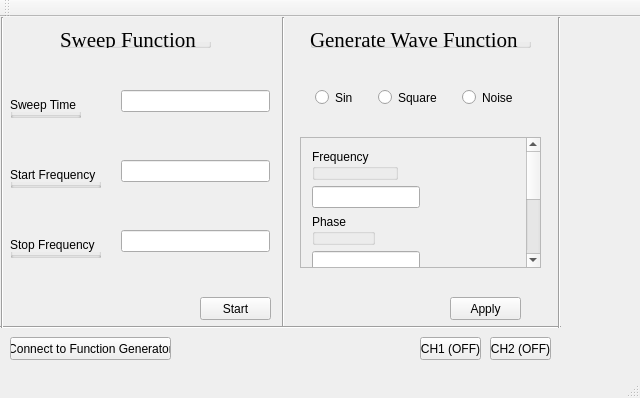
<?xml version="1.0" encoding="UTF-8"?>
<ui version="4.0">
 <class>MainWindow</class>
 <widget class="QMainWindow" name="MainWindow">
  <property name="geometry">
   <rect>
    <x>0</x>
    <y>0</y>
    <width>640</width>
    <height>398</height>
   </rect>
  </property>
  <property name="windowTitle">
   <string>MainWindow</string>
  </property>
  <widget class="QWidget" name="centralWidget">
   <widget class="QPushButton" name="Connect">
    <property name="geometry">
     <rect>
      <x>10</x>
      <y>320</y>
      <width>161</width>
      <height>23</height>
     </rect>
    </property>
    <property name="text">
     <string>Connect to Function Generator</string>
    </property>
   </widget>
   <widget class="QWidget" name="widget_3" native="true">
    <property name="geometry">
     <rect>
      <x>290</x>
      <y>60</y>
      <width>255</width>
      <height>41</height>
     </rect>
    </property>
    <layout class="QHBoxLayout" name="horizontalLayout_2">
     <item>
      <widget class="QRadioButton" name="radiosin">
       <property name="sizePolicy">
        <sizepolicy hsizetype="Fixed" vsizetype="Fixed">
         <horstretch>0</horstretch>
         <verstretch>0</verstretch>
        </sizepolicy>
       </property>
       <property name="text">
        <string>Sin</string>
       </property>
       <attribute name="buttonGroup">
        <string notr="true">buttonGroup</string>
       </attribute>
      </widget>
     </item>
     <item>
      <widget class="QRadioButton" name="radiosquare">
       <property name="sizePolicy">
        <sizepolicy hsizetype="Fixed" vsizetype="Fixed">
         <horstretch>0</horstretch>
         <verstretch>0</verstretch>
        </sizepolicy>
       </property>
       <property name="text">
        <string>Square</string>
       </property>
       <attribute name="buttonGroup">
        <string notr="true">buttonGroup</string>
       </attribute>
      </widget>
     </item>
     <item>
      <widget class="QRadioButton" name="radionoise">
       <property name="sizePolicy">
        <sizepolicy hsizetype="Fixed" vsizetype="Fixed">
         <horstretch>0</horstretch>
         <verstretch>0</verstretch>
        </sizepolicy>
       </property>
       <property name="text">
        <string>Noise</string>
       </property>
       <attribute name="buttonGroup">
        <string notr="true">buttonGroup</string>
       </attribute>
      </widget>
     </item>
    </layout>
   </widget>
   <widget class="QPushButton" name="Start">
    <property name="geometry">
     <rect>
      <x>200</x>
      <y>280</y>
      <width>71</width>
      <height>23</height>
     </rect>
    </property>
    <property name="text">
     <string>Start</string>
    </property>
   </widget>
   <widget class="QPushButton" name="wavestart">
    <property name="geometry">
     <rect>
      <x>450</x>
      <y>280</y>
      <width>71</width>
      <height>23</height>
     </rect>
    </property>
    <property name="text">
     <string>Apply</string>
    </property>
   </widget>
   <widget class="QWidget" name="widget" native="true">
    <property name="geometry">
     <rect>
      <x>110</x>
      <y>20</y>
      <width>171</width>
      <height>271</height>
     </rect>
    </property>
    <property name="sizePolicy">
     <sizepolicy hsizetype="Fixed" vsizetype="Fixed">
      <horstretch>0</horstretch>
      <verstretch>0</verstretch>
     </sizepolicy>
    </property>
    <layout class="QVBoxLayout" name="verticalLayout">
     <item>
      <widget class="QLineEdit" name="sweeptime">
       <property name="sizePolicy">
        <sizepolicy hsizetype="Minimum" vsizetype="Fixed">
         <horstretch>0</horstretch>
         <verstretch>0</verstretch>
        </sizepolicy>
       </property>
       <property name="text">
        <string/>
       </property>
      </widget>
     </item>
     <item>
      <widget class="QLineEdit" name="StartFreq">
       <property name="text">
        <string/>
       </property>
      </widget>
     </item>
     <item>
      <widget class="QLineEdit" name="StopFreq"/>
     </item>
    </layout>
   </widget>
   <widget class="QScrollArea" name="scrollArea">
    <property name="geometry">
     <rect>
      <x>300</x>
      <y>120</y>
      <width>241</width>
      <height>131</height>
     </rect>
    </property>
    <property name="widgetResizable">
     <bool>true</bool>
    </property>
    <widget class="QWidget" name="scrollAreaWidgetContents">
     <property name="geometry">
      <rect>
       <x>0</x>
       <y>0</y>
       <width>222</width>
       <height>192</height>
      </rect>
     </property>
     <layout class="QVBoxLayout" name="verticalLayout_2">
      <item>
       <widget class="QGroupBox" name="groupBox_6">
        <property name="sizePolicy">
         <sizepolicy hsizetype="Fixed" vsizetype="Preferred">
          <horstretch>0</horstretch>
          <verstretch>0</verstretch>
         </sizepolicy>
        </property>
        <property name="title">
         <string>Frequency</string>
        </property>
       </widget>
      </item>
      <item>
       <widget class="QLineEdit" name="setfreq">
        <property name="sizePolicy">
         <sizepolicy hsizetype="Fixed" vsizetype="Fixed">
          <horstretch>0</horstretch>
          <verstretch>0</verstretch>
         </sizepolicy>
        </property>
       </widget>
      </item>
      <item>
       <widget class="QGroupBox" name="groupBox_7">
        <property name="sizePolicy">
         <sizepolicy hsizetype="Fixed" vsizetype="Preferred">
          <horstretch>0</horstretch>
          <verstretch>0</verstretch>
         </sizepolicy>
        </property>
        <property name="title">
         <string>Phase</string>
        </property>
       </widget>
      </item>
      <item>
       <widget class="QLineEdit" name="setphase">
        <property name="sizePolicy">
         <sizepolicy hsizetype="Fixed" vsizetype="Minimum">
          <horstretch>0</horstretch>
          <verstretch>0</verstretch>
         </sizepolicy>
        </property>
       </widget>
      </item>
      <item>
       <widget class="QGroupBox" name="groupBox_8">
        <property name="sizePolicy">
         <sizepolicy hsizetype="Fixed" vsizetype="Preferred">
          <horstretch>0</horstretch>
          <verstretch>0</verstretch>
         </sizepolicy>
        </property>
        <property name="title">
         <string>Voltage</string>
        </property>
       </widget>
      </item>
      <item>
       <widget class="QLineEdit" name="setvolt">
        <property name="sizePolicy">
         <sizepolicy hsizetype="Fixed" vsizetype="Fixed">
          <horstretch>0</horstretch>
          <verstretch>0</verstretch>
         </sizepolicy>
        </property>
       </widget>
      </item>
      <item>
       <widget class="QGroupBox" name="groupBox_9">
        <property name="sizePolicy">
         <sizepolicy hsizetype="Fixed" vsizetype="Preferred">
          <horstretch>0</horstretch>
          <verstretch>0</verstretch>
         </sizepolicy>
        </property>
        <property name="title">
         <string>DC Offset</string>
        </property>
       </widget>
      </item>
      <item>
       <widget class="QLineEdit" name="offset">
        <property name="sizePolicy">
         <sizepolicy hsizetype="Fixed" vsizetype="Fixed">
          <horstretch>0</horstretch>
          <verstretch>0</verstretch>
         </sizepolicy>
        </property>
       </widget>
      </item>
     </layout>
    </widget>
   </widget>
   <widget class="Line" name="line">
    <property name="geometry">
     <rect>
      <x>263</x>
      <y>0</y>
      <width>41</width>
      <height>311</height>
     </rect>
    </property>
    <property name="orientation">
     <enum>Qt::Vertical</enum>
    </property>
   </widget>
   <widget class="Line" name="line_2">
    <property name="geometry">
     <rect>
      <x>0</x>
      <y>260</y>
      <width>561</width>
      <height>101</height>
     </rect>
    </property>
    <property name="orientation">
     <enum>Qt::Horizontal</enum>
    </property>
   </widget>
   <widget class="Line" name="line_3">
    <property name="geometry">
     <rect>
      <x>-38</x>
      <y>0</y>
      <width>81</width>
      <height>311</height>
     </rect>
    </property>
    <property name="orientation">
     <enum>Qt::Vertical</enum>
    </property>
   </widget>
   <widget class="Line" name="line_4">
    <property name="geometry">
     <rect>
      <x>539</x>
      <y>0</y>
      <width>41</width>
      <height>311</height>
     </rect>
    </property>
    <property name="orientation">
     <enum>Qt::Vertical</enum>
    </property>
   </widget>
   <widget class="QGroupBox" name="groupBox">
    <property name="geometry">
     <rect>
      <x>10</x>
      <y>150</y>
      <width>91</width>
      <height>21</height>
     </rect>
    </property>
    <property name="title">
     <string>Start Frequency</string>
    </property>
   </widget>
   <widget class="QGroupBox" name="groupBox_2">
    <property name="geometry">
     <rect>
      <x>10</x>
      <y>220</y>
      <width>91</width>
      <height>21</height>
     </rect>
    </property>
    <property name="title">
     <string>Stop Frequency</string>
    </property>
   </widget>
   <widget class="QGroupBox" name="groupBox_3">
    <property name="geometry">
     <rect>
      <x>60</x>
      <y>10</y>
      <width>151</width>
      <height>21</height>
     </rect>
    </property>
    <property name="font">
     <font>
      <family>Times New Roman</family>
      <pointsize>16</pointsize>
      <weight>50</weight>
      <bold>false</bold>
     </font>
    </property>
    <property name="title">
     <string>Sweep Function</string>
    </property>
    <property name="flat">
     <bool>false</bool>
    </property>
    <property name="checkable">
     <bool>false</bool>
    </property>
    <property name="checked">
     <bool>false</bool>
    </property>
   </widget>
   <widget class="QGroupBox" name="groupBox_5">
    <property name="geometry">
     <rect>
      <x>310</x>
      <y>10</y>
      <width>221</width>
      <height>21</height>
     </rect>
    </property>
    <property name="font">
     <font>
      <family>Times New Roman</family>
      <pointsize>16</pointsize>
      <weight>50</weight>
      <bold>false</bold>
     </font>
    </property>
    <property name="title">
     <string>Generate Wave Function</string>
    </property>
    <property name="flat">
     <bool>false</bool>
    </property>
   </widget>
   <widget class="QGroupBox" name="groupBox_4">
    <property name="geometry">
     <rect>
      <x>10</x>
      <y>80</y>
      <width>71</width>
      <height>21</height>
     </rect>
    </property>
    <property name="title">
     <string>Sweep Time</string>
    </property>
   </widget>
   <widget class="QPushButton" name="CH1">
    <property name="geometry">
     <rect>
      <x>420</x>
      <y>320</y>
      <width>61</width>
      <height>23</height>
     </rect>
    </property>
    <property name="text">
     <string>CH1 (OFF)</string>
    </property>
   </widget>
   <widget class="QPushButton" name="CH2">
    <property name="geometry">
     <rect>
      <x>490</x>
      <y>320</y>
      <width>61</width>
      <height>23</height>
     </rect>
    </property>
    <property name="text">
     <string>CH2 (OFF)</string>
    </property>
   </widget>
   <zorder>line</zorder>
   <zorder>line_2</zorder>
   <zorder>line_4</zorder>
   <zorder>Connect</zorder>
   <zorder>widget_3</zorder>
   <zorder>Start</zorder>
   <zorder>widget</zorder>
   <zorder>scrollArea</zorder>
   <zorder>line_3</zorder>
   <zorder>groupBox</zorder>
   <zorder>groupBox_2</zorder>
   <zorder>groupBox_3</zorder>
   <zorder>groupBox_5</zorder>
   <zorder>groupBox_4</zorder>
   <zorder>CH1</zorder>
   <zorder>CH2</zorder>
   <zorder>wavestart</zorder>
  </widget>
  <widget class="QMenuBar" name="menuBar">
   <property name="geometry">
    <rect>
     <x>0</x>
     <y>0</y>
     <width>640</width>
     <height>21</height>
    </rect>
   </property>
  </widget>
  <widget class="QToolBar" name="mainToolBar">
   <attribute name="toolBarArea">
    <enum>TopToolBarArea</enum>
   </attribute>
   <attribute name="toolBarBreak">
    <bool>false</bool>
   </attribute>
  </widget>
  <widget class="QStatusBar" name="statusBar"/>
 </widget>
 <layoutdefault spacing="6" margin="11"/>
 <resources/>
 <connections>
  <connection>
   <sender>Connect</sender>
   <signal>clicked()</signal>
   <receiver>MainWindow</receiver>
   <slot>connectbuttonclicked()</slot>
   <hints>
    <hint type="sourcelabel">
     <x>92</x>
     <y>375</y>
    </hint>
    <hint type="destinationlabel">
     <x>102</x>
     <y>373</y>
    </hint>
   </hints>
  </connection>
  <connection>
   <sender>Start</sender>
   <signal>clicked()</signal>
   <receiver>MainWindow</receiver>
   <slot>startbuttonclicked()</slot>
   <hints>
    <hint type="sourcelabel">
     <x>262</x>
     <y>335</y>
    </hint>
    <hint type="destinationlabel">
     <x>263</x>
     <y>370</y>
    </hint>
   </hints>
  </connection>
  <connection>
   <sender>wavestart</sender>
   <signal>clicked()</signal>
   <receiver>MainWindow</receiver>
   <slot>wavebuttonclicked()</slot>
   <hints>
    <hint type="sourcelabel">
     <x>520</x>
     <y>335</y>
    </hint>
    <hint type="destinationlabel">
     <x>469</x>
     <y>354</y>
    </hint>
   </hints>
  </connection>
  <connection>
   <sender>CH1</sender>
   <signal>clicked()</signal>
   <receiver>MainWindow</receiver>
   <slot>ch1buttonclicked()</slot>
   <hints>
    <hint type="sourcelabel">
     <x>420</x>
     <y>375</y>
    </hint>
    <hint type="destinationlabel">
     <x>229</x>
     <y>396</y>
    </hint>
   </hints>
  </connection>
  <connection>
   <sender>wavestart</sender>
   <signal>clicked()</signal>
   <receiver>MainWindow</receiver>
   <slot>wavestartbuttonclicked()</slot>
   <hints>
    <hint type="sourcelabel">
     <x>471</x>
     <y>320</y>
    </hint>
    <hint type="destinationlabel">
     <x>601</x>
     <y>290</y>
    </hint>
   </hints>
  </connection>
  <connection>
   <sender>CH2</sender>
   <signal>clicked()</signal>
   <receiver>MainWindow</receiver>
   <slot>ch2buttonclicked()</slot>
   <hints>
    <hint type="sourcelabel">
     <x>541</x>
     <y>367</y>
    </hint>
    <hint type="destinationlabel">
     <x>605</x>
     <y>363</y>
    </hint>
   </hints>
  </connection>
 </connections>
 <slots>
  <slot>connectbuttonclicked()</slot>
  <slot>startbuttonclicked()</slot>
  <slot>stopbuttonclicked()</slot>
  <slot>ch1buttonclicked()</slot>
  <slot>sweeptime()</slot>
  <slot>wavebuttonclicked()</slot>
  <slot>wavestartbuttonclicked()</slot>
  <slot>togglesin()</slot>
  <slot>ch2buttonclicked()</slot>
 </slots>
 <buttongroups>
  <buttongroup name="buttonGroup"/>
 </buttongroups>
</ui>
